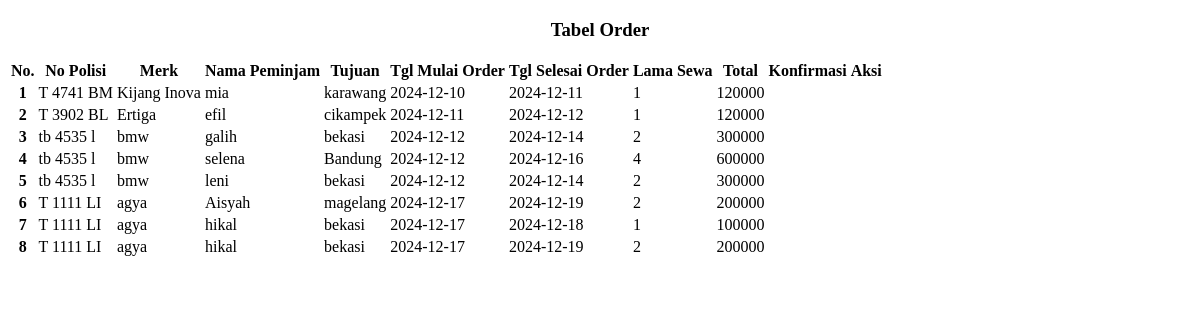
/admin/order.php, run on an earlier commit of the app's database.
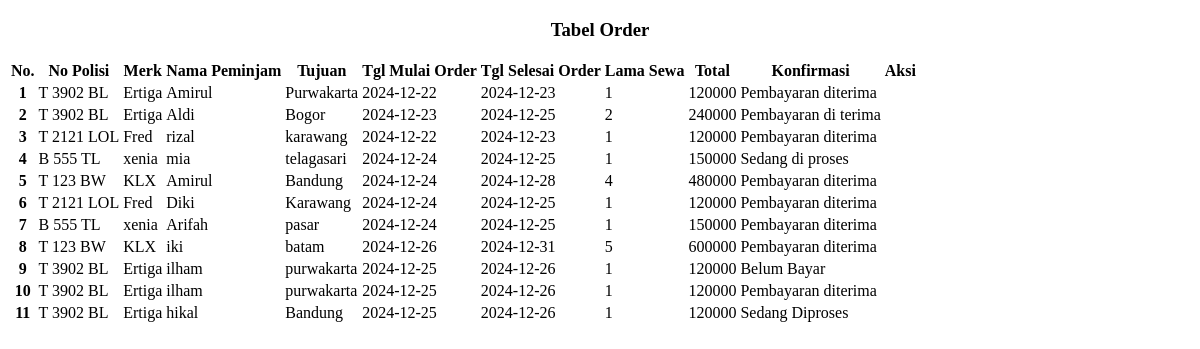
And on a later commit of the database.
### tables this page shows
CREATE TABLE `sewa` (
  `id_sewa` int NOT NULL,
  `id_mobil` int DEFAULT NULL,
  `id_user` int NOT NULL,
  `nama_sewa` varchar(90) NOT NULL,
  `ktp` varchar(25) NOT NULL,
  `jenkel_sewa` varchar(20) NOT NULL,
  `alamat` varchar(90) NOT NULL,
  `tlp_sewa` varchar(20) NOT NULL,
  `tujuan` varchar(90) NOT NULL,
  `tgl_sewa` date NOT NULL,
  `tgl_kembali` date NOT NULL,
  `lama` int NOT NULL,
  `harga_total` double NOT NULL,
  `konf_pembayaran` varchar(255) NOT NULL
);

CREATE TABLE `mobil` (
  `id_mobil` int NOT NULL,
  `no_polisi` varchar(12) NOT NULL,
  `merk` varchar(90) NOT NULL,
  `tahun` varchar(10) NOT NULL,
  `harga` double NOT NULL,
  `s_mobil` varchar(20) NOT NULL,
  `poto` varchar(255) DEFAULT NULL,
  `deskripsi` varchar(255) DEFAULT NULL,
  `created_at` datetime NOT NULL DEFAULT CURRENT_TIMESTAMP
);

### admin/order.php (the view, shortened to what this page needs)
<!DOCTYPE html>
<html lang="en">
<head>
</head>
<body>
    <div class="container">
        <div class="row mt-5">
            <div class="col-md-12">
                <div class="card m-3">
                    <div class="card-body">
                        <h3>Tabel Order</h3>
                        <div class="table-responsive">
                            <table class="table table-striped table-hover table-bordered table-sm">
                                <thead>
                                    <tr>
                                        <th>No.</th>
                                        <th>No Polisi</th>
                                        <th>Merk</th>
                                        <th>Nama Peminjam</th>
                                        <th>Tujuan</th>
                                        <th>Tgl Mulai Order</th>
                                        <th>Tgl Selesai Order</th>
                                        <th>Lama Sewa</th>
                                        <th>Total</th>
                                        <th>Konfirmasi</th>
                                        <th>Aksi</th>
                                    </tr>
                                </thead>
                                <tbody>
                                    <?php
                                    include("../db/koneksi.php");
                                    $cari = mysqli_query($konek, "SELECT * FROM mobil, sewa WHERE mobil.id_mobil = sewa.id_mobil") or die(mysqli_error($konek));
                                    $no = 1;
                                    while ($data = mysqli_fetch_array($cari)) {
                                        ?>
                                        <tr>
                                            <th scope="row"><?php echo $no; ?></th>
                                            <td><?php echo $data['no_polisi']; ?></td>
                                            <td><?php echo $data['merk']; ?></td>
                                            <td><?php echo $data['nama_sewa']; ?></td>
                                            <td><?php echo $data['tujuan']; ?></td>
                                            <td><?php echo $data['tgl_sewa']; ?></td>
                                            <td><?php echo $data['tgl_kembali']; ?></td>
                                            <td><?php echo $data['lama']; ?></td>
                                            <td><?php echo $data['harga_total']; ?></td>
                                            <td><?php echo $data['konf_pembayaran']; ?></td>
                                            <td>
                                            </td>
                                        </tr>
                                        <?php
                                        $no++;
                                    }
                                    ?>
                                </tbody>
                            </table>
                        </div>
                    </div>
                </div>
            </div>
        </div>
    </div>
</body>
</html>

What changed in the data, as far as the page shows it:
removed sewa: id_mobil.no_polisi "T 4741 BM", id_mobil.merk "Kijang Inova", nama_sewa "mia", tujuan "karawang", tgl_sewa "2024-12-10", tgl_kembali "2024-12-11", lama "1", harga_total "120000"
removed sewa: id_mobil.no_polisi "T 3902 BL", id_mobil.merk "Ertiga", nama_sewa "efil", tujuan "cikampek", tgl_sewa "2024-12-11", tgl_kembali "2024-12-12", lama "1", harga_total "120000"
removed sewa: id_mobil.no_polisi "tb 4535 l", id_mobil.merk "bmw", nama_sewa "galih", tujuan "bekasi", tgl_sewa "2024-12-12", tgl_kembali "2024-12-14", lama "2", harga_total "300000"
removed sewa: id_mobil.no_polisi "tb 4535 l", id_mobil.merk "bmw", nama_sewa "selena", tujuan "Bandung", tgl_sewa "2024-12-12", tgl_kembali "2024-12-16", lama "4", harga_total "600000"
removed sewa: id_mobil.no_polisi "tb 4535 l", id_mobil.merk "bmw", nama_sewa "leni", tujuan "bekasi", tgl_sewa "2024-12-12", tgl_kembali "2024-12-14", lama "2", harga_total "300000"
removed sewa: id_mobil.no_polisi "T 1111 LI", id_mobil.merk "agya", nama_sewa "Aisyah", tujuan "magelang", tgl_sewa "2024-12-17", tgl_kembali "2024-12-19", lama "2", harga_total "200000"
removed sewa: id_mobil.no_polisi "T 1111 LI", id_mobil.merk "agya", nama_sewa "hikal", tujuan "bekasi", tgl_sewa "2024-12-17", tgl_kembali "2024-12-18", lama "1", harga_total "100000"
removed sewa: id_mobil.no_polisi "T 1111 LI", id_mobil.merk "agya", nama_sewa "hikal", tujuan "bekasi", tgl_sewa "2024-12-17", tgl_kembali "2024-12-19", lama "2", harga_total "200000"
added sewa: id_mobil.no_polisi "T 3902 BL", id_mobil.merk "Ertiga", nama_sewa "Amirul", tujuan "Purwakarta", tgl_sewa "2024-12-22", tgl_kembali "2024-12-23", lama "1", harga_total "120000", konf_pembayaran "Pembayaran diterima"
added sewa: id_mobil.no_polisi "T 3902 BL", id_mobil.merk "Ertiga", nama_sewa "Aldi", tujuan "Bogor", tgl_sewa "2024-12-23", tgl_kembali "2024-12-25", lama "2", harga_total "240000", konf_pembayaran "Pembayaran di terima"
added sewa: id_mobil.no_polisi "T 2121 LOL", id_mobil.merk "Fred", nama_sewa "rizal", tujuan "karawang", tgl_sewa "2024-12-22", tgl_kembali "2024-12-23", lama "1", harga_total "120000", konf_pembayaran "Pembayaran diterima"
added sewa: id_mobil.no_polisi "B 555 TL", id_mobil.merk "xenia", nama_sewa "mia", tujuan "telagasari", tgl_sewa "2024-12-24", tgl_kembali "2024-12-25", lama "1", harga_total "150000", konf_pembayaran "Sedang di proses"
added sewa: id_mobil.no_polisi "T 123 BW", id_mobil.merk "KLX", nama_sewa "Amirul", tujuan "Bandung", tgl_sewa "2024-12-24", tgl_kembali "2024-12-28", lama "4", harga_total "480000", konf_pembayaran "Pembayaran diterima"
added sewa: id_mobil.no_polisi "T 2121 LOL", id_mobil.merk "Fred", nama_sewa "Diki", tujuan "Karawang", tgl_sewa "2024-12-24", tgl_kembali "2024-12-25", lama "1", harga_total "120000", konf_pembayaran "Pembayaran diterima"
added sewa: id_mobil.no_polisi "B 555 TL", id_mobil.merk "xenia", nama_sewa "Arifah", tujuan "pasar", tgl_sewa "2024-12-24", tgl_kembali "2024-12-25", lama "1", harga_total "150000", konf_pembayaran "Pembayaran diterima"
added sewa: id_mobil.no_polisi "T 123 BW", id_mobil.merk "KLX", nama_sewa "iki", tujuan "batam", tgl_sewa "2024-12-26", tgl_kembali "2024-12-31", lama "5", harga_total "600000", konf_pembayaran "Pembayaran diterima"
added sewa: id_mobil.no_polisi "T 3902 BL", id_mobil.merk "Ertiga", nama_sewa "ilham", tujuan "purwakarta", tgl_sewa "2024-12-25", tgl_kembali "2024-12-26", lama "1", harga_total "120000", konf_pembayaran "Belum Bayar"
added sewa: id_mobil.no_polisi "T 3902 BL", id_mobil.merk "Ertiga", nama_sewa "ilham", tujuan "purwakarta", tgl_sewa "2024-12-25", tgl_kembali "2024-12-26", lama "1", harga_total "120000", konf_pembayaran "Pembayaran diterima"
added sewa: id_mobil.no_polisi "T 3902 BL", id_mobil.merk "Ertiga", nama_sewa "hikal", tujuan "Bandung", tgl_sewa "2024-12-25", tgl_kembali "2024-12-26", lama "1", harga_total "120000", konf_pembayaran "Sedang Diproses"
